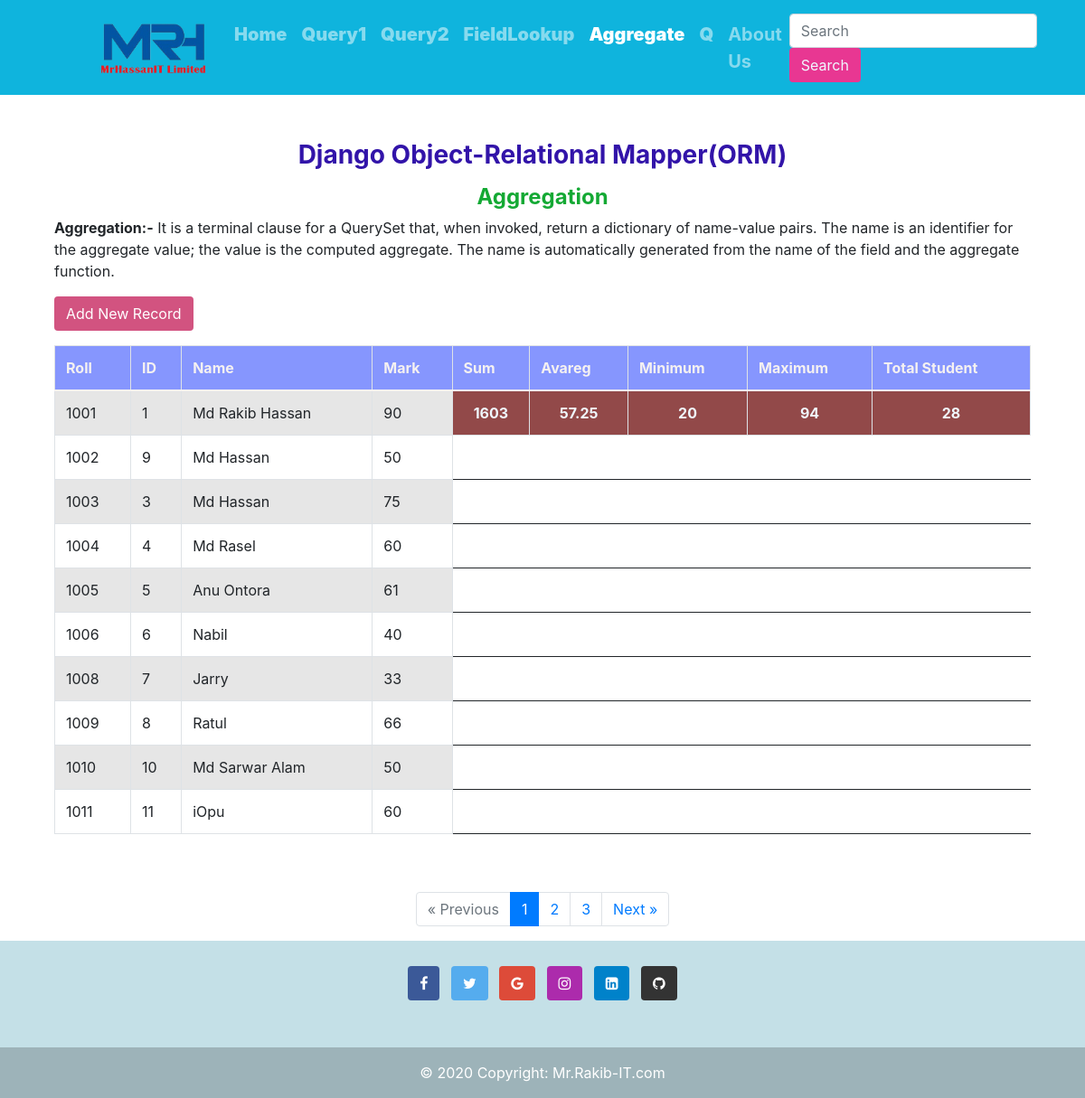
The app's page /QuerySetAPI_4/ with its own data.
### QuerySetAPI/models.py (models this page shows, shortened)
class Student(models.Model):
    name = models.CharField(max_length=50, null=True, blank=True)
    roll = models.IntegerField(null=True, blank=True)
    date_of_birth = models.DateField()
    city = models.CharField(max_length=50, null=True, blank=True)
    marks = models.IntegerField(null=True, blank=True)
    result = models.CharField(max_length=20, choices=(
        ('Pass','Pass'),
        ('Fail','Fail')
        ), null=True, blank=True)
    gread = models.CharField(max_length=10, choices=(
        ('A+','A+'),
        ('A' ,'A' ),
        ('A-','A-'),
        ('B' ,'B' ),
        ('C' ,'C' ),
        ('D' ,'D' ),
        ('E' ,'E' ),
        ('F' ,'F' ),
    ),null=True, blank=True)
    pass_date = models.DateField()

### QuerySetAPI_4/views.py (the view)
# urls.py: path('', include('QuerySetAPI_4.urls')),
def QuerySetAPI_4(request):
    stu_obj = Student.objects.all().order_by('roll')
    """
        Book.objects.aggregate(average_price = Avg("price"))
        Result:- {'average_price': 34.35}
    """
    """
        Book.objects.aggregate(Avg("price"), Max("price"), Min("price"))
        Result:- {'price__avg': 34.35, 'price__max': Decimal('81.20'), 'price__min': Decimal('12.99')}
    """
    average = Student.objects.aggregate(Avg('marks'))['marks__avg'] # উপরের টা এবং এটি একই
    total = Student.objects.aggregate(Sum('marks'))['marks__sum']   # উপরের টা এবং এটি একই
    minimum = Student.objects.aggregate(Min('marks'))['marks__min']  # উপরের টা এবং এটি একই
    maximum = Student.objects.aggregate(Max('marks'))['marks__max']  # উপরের টা এবং এটি একই
    total_stu = Student.objects.aggregate(Count('marks'))['marks__count']  # উপরের টা এবং এটি একই
    paginator = Paginator(stu_obj, per_page=10) # Assuming 10 items per page
    page_number = request.GET.get('page')
    page_obj = paginator.get_page(page_number)
    data = {
        'stu_obj':stu_obj,
        'row_set':( len(stu_obj) /2 ) + 1,
        'stu_len':len(stu_obj),
        'total':total,
        'average':average,
        'minimum':minimum,
        'maximum':maximum,
        'total_stu':total_stu,
        'page_obj':page_obj,
    }
    return render(request, 'QuerySetAPI_4.html', data)

### templates/QuerySetAPI_4.html (shortened to what this page needs)
{% extends "index.html" %}
{% load static %}
{% block 4_active %} active {% endblock 4_active %}
{% block style %}
    <link rel="stylesheet" href="https://cdn.jsdelivr.net/npm/bootstrap@4.5.3/dist/css/bootstrap.min.css">
    <link href="https://cdnjs.cloudflare.com/ajax/libs/twitter-bootstrap/4.5.2/css/bootstrap.css" rel="stylesheet" id="bootstrap-css">
    <link href="https://cdn.datatables.net/1.13.4/css/dataTables.bootstrap4.min.css" rel="stylesheet" id="bootstrap-css">
{% endblock style %}
{% block body %}
    <div class="col-md-12 mb-5">
        <h3 class="text-center" style="margin-top: 50px; color: #3214a9;"><b>Django Object-Relational Mapper(ORM)</b></h3>
        <h4 class="text-center" style="margin-top: 15px; color: #14a934;"><b>Aggregation</b></h4>
        <p><b>Aggregation:-</b>
            It is a terminal clause for a QuerySet that, when invoked, return a dictionary of name-value pairs.
            The name is an identifier for the aggregate value; the value is the computed aggregate. The name is
            automatically generated from the name of the field and the aggregate function.
        </p>
        <span><a href="{% url 'add_student' %}" class="btn mb-3 add_btn">Add New Record</a></span>
        <div class="table-responsive">
            <table id="" class="table table-striped table-bordered" style="width:100%">
                <thead style="background-color: #8696FE; color: #f5f1f1;">
                    <tr>
                        <th>Roll</th>
                        <th>ID</th>
                        <th>Name</th>
                        <th>Mark</th>
                        <th>Sum</th>
                        <th>Avareg</th>
                        <th>Minimum</th>
                        <th>Maximum</th>
                        <th>Total Student</th>
                    </tr>
                </thead>
                <tbody>
                    {% for stu in page_obj %}
                    <tr>
                        <td>{{ stu.roll }}</td>
                        <td>{{ stu.id }}</td>
                        <td>{{ stu.name }}</td>
                        <td>{{ stu.marks }}</td>
                        {% if forloop.counter == 1 %}
                            <td style="background-color: rgb(154, 77, 77); color: aliceblue;" class="text-center">
                                <b>{{ total }}</b>
                            </td>
                            <td style="background-color: rgb(154, 77, 77); color: aliceblue;" class="text-center">
                                <b>{{ average }}</b>
                            </td>
                            <td style="background-color: rgb(154, 77, 77); color: aliceblue;" class="text-center">
                                <b>{{ minimum }}</b>
                            </td>
                            <td style="background-color: rgb(154, 77, 77); color: aliceblue;" class="text-center">
                                <b>{{ maximum }}</b>
                            </td>
                            <td style="background-color: rgb(154, 77, 77); color: aliceblue;" class="text-center">
                                <b>{{ total_stu }}</b>
                            </td>
                        {% endif %}
                    </tr>
                    {% endfor %}
                </tbody>
            </table>
        </div>
    </div>
    <div style="display: flex; justify-content: center;">
        <nav aria-label="Page navigation example">
            {% if page_obj.has_other_pages %}
            <ul class="pagination">
                {% if page_obj.has_previous %}
                <li class="page-item">
                    <a class="page-link" href="?page={{ page_obj.previous_page_number }}" aria-label="Previous">
                        <span aria-hidden="true">&laquo; Previous</span>
                    </a>
                </li>
                {% else %}
                <li class="page-item">
                    <a class="page-link" aria-label="Previous">
                        <span aria-hidden="true" class="text-muted">&laquo; Previous</span>
                    </a>
                </li>
                {% endif %} {% for i in page_obj.paginator.page_range %} {% if page_obj.number == i %}
                <li class="page-item active"><a class="page-link" href="#">{{ i }}</a></li>
                {% else %}
                <li class="page-item"><a class="page-link" href="?page={{ i }}">{{ i }}</a></li>
                {% endif %} {% endfor %} {% if page_obj.has_next %}
                <li class="page-item">
                    <a class="page-link" href="?page={{ page_obj.next_page_number }}" aria-label="Next">
                        <span aria-hidden="true">Next &raquo;</span>
                    </a>
                </li>
                {% endif %}
            </ul>
            {% endif %}
        </nav>
    </div>
{% endblock body %}

### templates/QuerySetAPI_4.html (style rules this page uses)
.add_btn { background-color: #D25380; font: bold; color: white; }

### records on screen
Student: roll "1001", id "1", name "Md Rakib Hassan", marks "90", total "1603", average "57.25", minimum "20", maximum "94", total_stu "28"
Student: roll "1002", id "9", name "Md Hassan", marks "50"
Student: roll "1003", id "3", name "Md Hassan", marks "75"
Student: roll "1004", id "4", name "Md Rasel", marks "60"
Student: roll "1005", id "5", name "Anu Ontora", marks "61"
Student: roll "1006", id "6", name "Nabil", marks "40"
Student: roll "1008", id "7", name "Jarry", marks "33"
Student: roll "1009", id "8", name "Ratul", marks "66"
Student: roll "1010", id "10", name "Md Sarwar Alam", marks "50"
Student: roll "1011", id "11", name "iOpu", marks "60"

### other values on screen
{{ i }} "1"
{{ i }} "2" "3"
